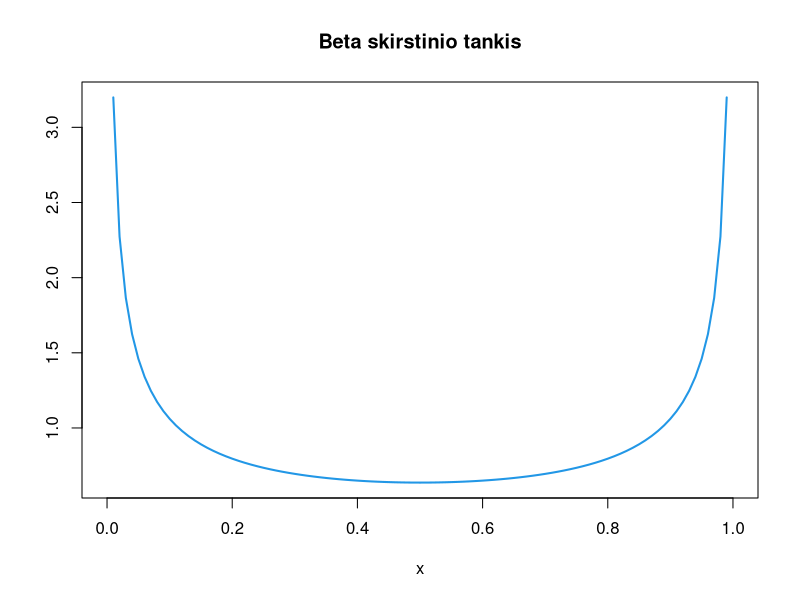
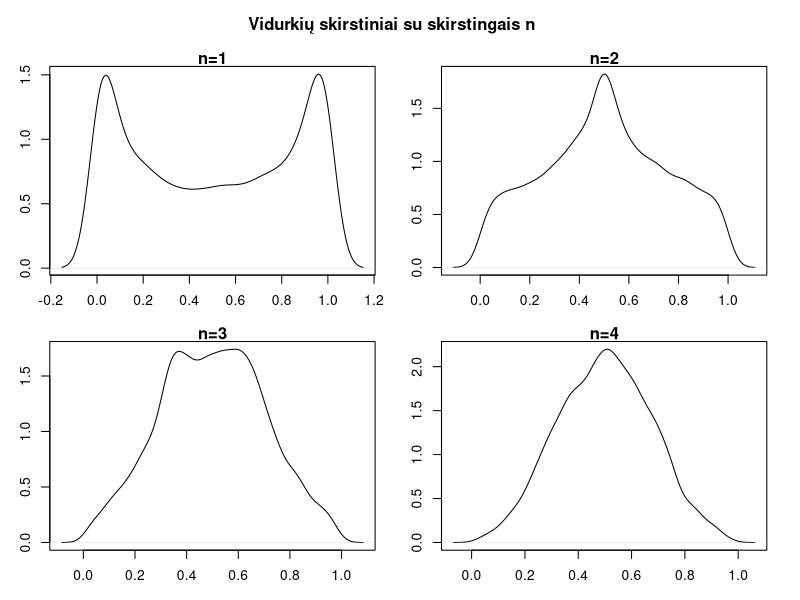
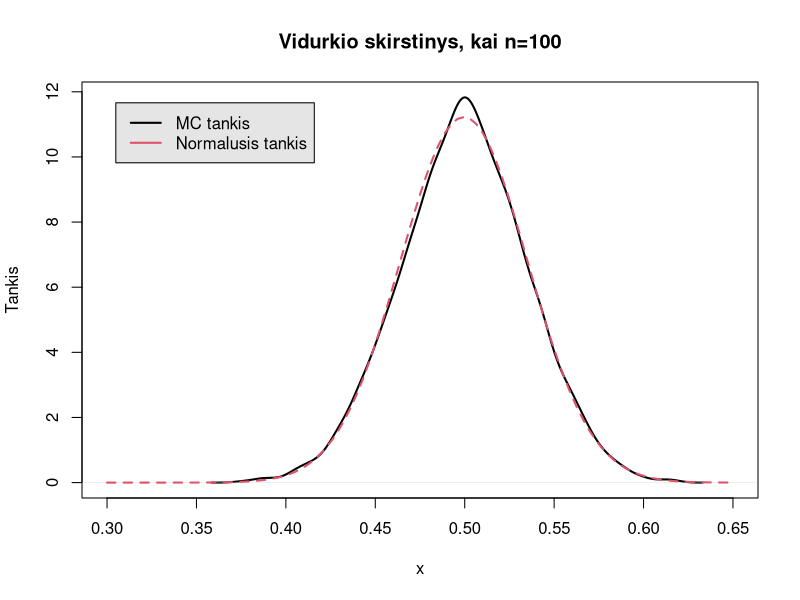

R code for these plots, in order:
## ---- chunk 1
curve(dbeta(x, 0.5, 0.5), main="Beta skirstinio tankis", ylab="", lwd=2, col=4)
## ---- chunk 2
meanMC <- function(n) mean(rbeta(n, 0.5, 0.5))
op <- par(mfrow = c(2, 2), mar=c(3,3,1,1), oma=c(0,0,3,1))
sim = replicate(10000, meanMC(1))
plot(density(sim), main="n=1", xlab="x", ylab="Tankis")
sim = replicate(10000, meanMC(2))
plot(density(sim), main="n=2", xlab="x", ylab="Tankis")
sim = replicate(10000, meanMC(3))
plot(density(sim), main="n=3", xlab="x", ylab="Tankis")
sim = replicate(10000, meanMC(4))
plot(density(sim), main="n=4", xlab="x", ylab="Tankis")
mtext("Vidurkių skirstiniai su skirstingais n", side=3, line=1, 
      outer=TRUE, cex=1, font=2)
par(op)
## ---- chunk 3
sim = replicate(10000, meanMC(100))
plot(density(sim), main="Vidurkio skirstinys, kai n=100", xlab="x", ylab="Tankis", 
     lwd=2, xlim=c(0.3, 0.65))
curve(dnorm(x, mean=mean(sim), sd=sd(sim)), add=TRUE, col=2, lwd=2, lty=2 )
legend("topleft", c("MC tankis", "Normalusis tankis"), 
       lwd=2, col = 1:2, 
       inset = .05, bg = "gray90")
